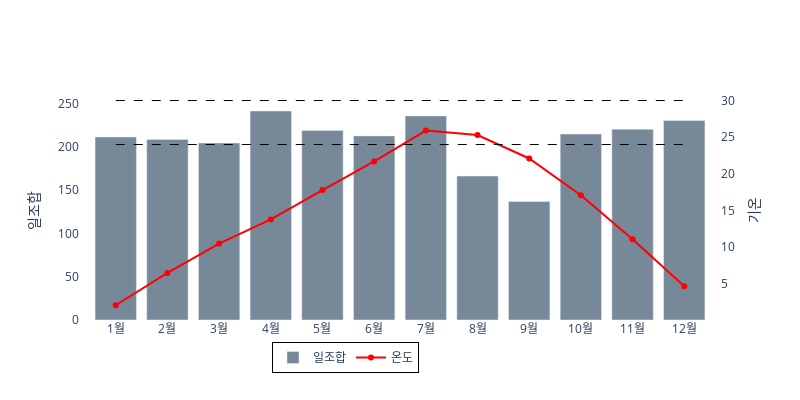
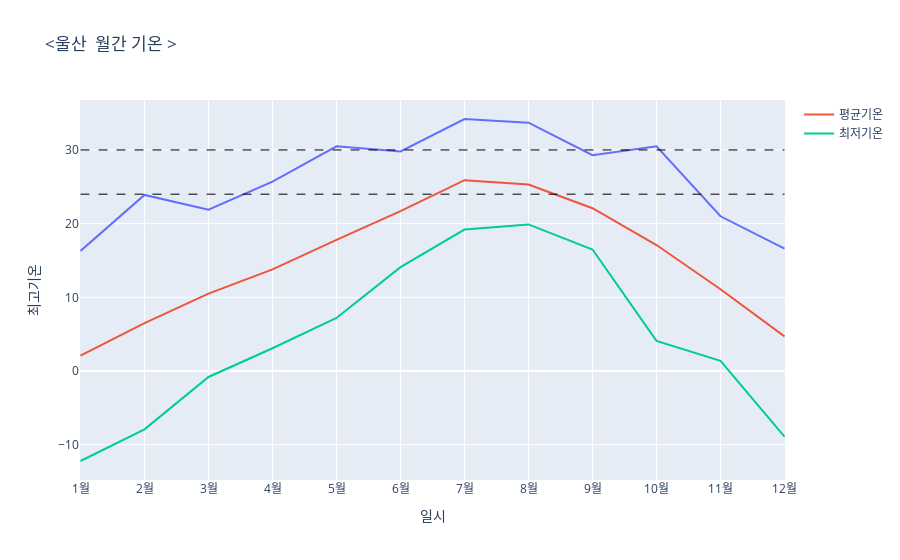
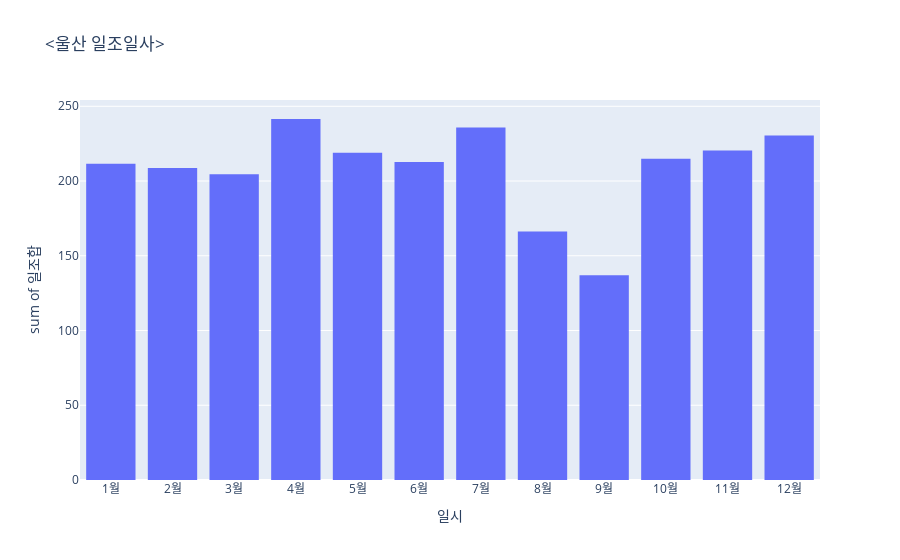

The notebook cell these images were saved under, in order:
### Code cell
temperature = pd.read_csv('울산_기온.csv',  encoding='cp949')
df = pd.read_csv('울산_일조일사.csv',  encoding='cp949')

plot_together(df,temperature, '울산')
plot_temperature(temperature, '울산')
plot_sunshine(df, '울산')

### Figure 1 — Plotly figure (JSON) as saved in the notebook; plotly's stock layout.template omitted (floating-point values rounded to 4 significant figures)
{"data": [{"marker": {"color": "lightslategrey"}, "name": "일조합", "offsetgroup": "1", "text": "", "type": "bar", "x": ["1월", "2월", "3월", "4월", "5월", "6월", "7월", "8월", "9월", "10월", "11월", "12월", null, null], "y": [211.5, 208.7, 204.5, 241.5, 219, 212.7, 235.8, 166.3, 136.9, 214.9, 220.4, 230.4, null, null], "yaxis": "y"}, {"marker": {"color": "red"}, "mode": "markers+lines+text", "name": "온도", "text": "", "textposition": "top center", "type": "scatter", "x": ["1월", "2월", "3월", "4월", "5월", "6월", "7월", "8월", "9월", "10월", "11월", "12월", null, null], "y": [2.1, 6.5, 10.5, 13.8, 17.8, 21.7, 25.9, 25.3, 22.1, 17.1, 11.1, 4.7, null, null, null, null, null, null, null, null], "yaxis": "y2"}], "layout": {"height": 400, "legend": {"bordercolor": "black", "borderwidth": 1, "orientation": "h", "x": 0.3, "y": -0.1}, "plot_bgcolor": "white", "shapes": [{"line": {"color": "black", "dash": "dash", "width": 1}, "type": "line", "x0": 0, "x1": 11, "y0": 24, "y1": 24, "yref": "y2"}, {"line": {"color": "black", "dash": "dash", "width": 1}, "type": "line", "x0": 0, "x1": 11, "y0": 30, "y1": 30, "yref": "y2"}], "width": 800, "xaxis": {"title": {"text": ""}}, "yaxis": {"title": {"text": "일조합"}}, "yaxis2": {"overlaying": "y", "side": "right", "title": {"text": "기온"}}}}

### Figure 2 — Plotly figure (JSON) as saved in the notebook; plotly's stock layout.template omitted (floating-point values rounded to 4 significant figures)
{"data": [{"hovertemplate": "일시=%{x}<br>최고기온=%{y}<extra></extra>", "legendgroup": "", "line": {"color": "#636efa", "dash": "solid"}, "marker": {"symbol": "circle"}, "mode": "lines", "name": "", "orientation": "v", "showlegend": false, "type": "scatter", "x": ["1월", "2월", "3월", "4월", "5월", "6월", "7월", "8월", "9월", "10월", "11월", "12월", null, null, null, null, null, null, null, null], "xaxis": "x", "y": [16.3, 23.9, 21.9, 25.7, 30.5, 29.8, 34.2, 33.7, 29.3, 30.5, 21, 16.6, null, null, null, null, null, null, null, null], "yaxis": "y"}, {"mode": "lines", "name": "평균기온", "type": "scatter", "x": ["1월", "2월", "3월", "4월", "5월", "6월", "7월", "8월", "9월", "10월", "11월", "12월", null, null, null, null, null, null, null, null], "y": [2.1, 6.5, 10.5, 13.8, 17.8, 21.7, 25.9, 25.3, 22.1, 17.1, 11.1, 4.7, null, null, null, null, null, null, null, null]}, {"mode": "lines", "name": "최저기온", "type": "scatter", "x": ["1월", "2월", "3월", "4월", "5월", "6월", "7월", "8월", "9월", "10월", "11월", "12월", null, null, null, null, null, null, null, null], "y": [-12.2, -7.9, -0.8, 3.1, 7.2, 14.1, 19.2, 19.9, 16.5, 4.1, 1.4, -8.9, null, null, null, null, null, null, null, null]}], "layout": {"legend": {"tracegroupgap": 0}, "shapes": [{"line": {"color": "black", "dash": "dash", "width": 1}, "type": "line", "x0": 0, "x1": 11, "y0": 24, "y1": 24}, {"line": {"color": "black", "dash": "dash", "width": 1}, "type": "line", "x0": 0, "x1": 11, "y0": 30, "y1": 30}], "title": {"text": "<울산  월간 기온 > "}, "xaxis": {"anchor": "y", "domain": [0, 1], "title": {"text": "일시"}}, "yaxis": {"anchor": "x", "domain": [0, 1], "title": {"text": "최고기온"}}}}

### Figure 3 — Plotly figure (JSON) as saved in the notebook; plotly's stock layout.template omitted (floating-point values rounded to 4 significant figures)
{"data": [{"alignmentgroup": "True", "bingroup": "x", "histfunc": "sum", "hovertemplate": "일시=%{x}<br>sum of 일조합=%{y}<extra></extra>", "legendgroup": "", "marker": {"color": "#636efa", "pattern": {"shape": ""}}, "name": "", "offsetgroup": "", "orientation": "v", "showlegend": false, "type": "histogram", "x": ["1월", "2월", "3월", "4월", "5월", "6월", "7월", "8월", "9월", "10월", "11월", "12월", null, null], "xaxis": "x", "y": [211.5, 208.7, 204.5, 241.5, 219, 212.7, 235.8, 166.3, 136.9, 214.9, 220.4, 230.4, null, null], "yaxis": "y"}], "layout": {"barmode": "relative", "legend": {"tracegroupgap": 0}, "title": {"text": "<울산 일조일사>"}, "xaxis": {"anchor": "y", "domain": [0, 1], "title": {"text": "일시"}}, "yaxis": {"anchor": "x", "domain": [0, 1], "title": {"text": "sum of 일조합"}}}}
